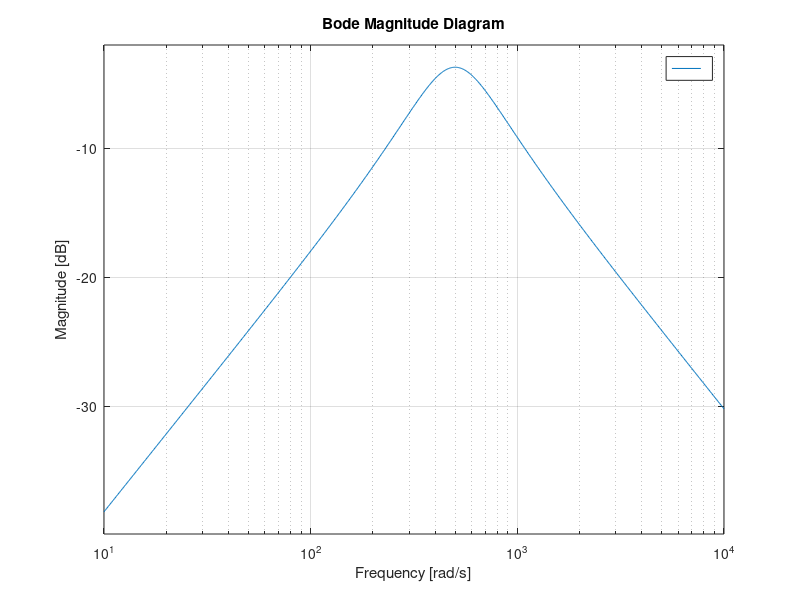

The MATLAB source for this figure: (Note: this script raises an error after producing the figure.)
num=[0.0019 0]
den=[0.000004  0.0019 1]
G=tf(num,den)
figure(1)
bodemag(0.65*G)
grid on
figure(2)
y=HW2_sig(810196445)
t=linspace(0,10,length(y));
lsim(0.65*G,y,t)
grid on
f=(0.65*G)^2
figure(3)
bodemag(f)
grid on 
figure(4)
y=HW2_sig(810196445)
t=linspace(0,10,length(y));
lsim(f,y,t)
grid on